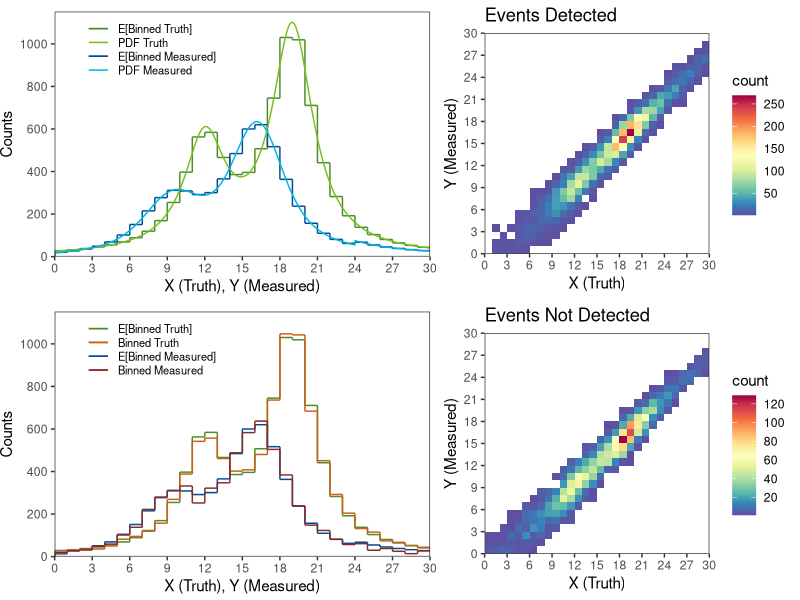

This figure's R source: (Note: this script raises an error after producing the figure.)
## ---- chunk 1
library(tidyverse)
library(gridExtra)
library(knitr)
library(RColorBrewer)
library(gtools)
## ---- chunk 2
# Assume 100000 events
nsim <- 10000

# Two possible types of processes with different means but equal variances
loc1 <- 12
loc2 <- 19
sc <- 2

# Event 1 is 1/3 as likely to occur as event 2
p <- 1/3

x1 <- rcauchy(nsim, location = loc1, scale = sc)
x2 <- rcauchy(nsim, location = loc2, scale = sc)
z <- rbernoulli(nsim, p)
x <- z*x1 + (1-z)*x2
# Efficiency
xdetected <- rbinom(length(x),1,(1-exp(-abs(x)/80))^(1/4)) == 1

# Add Smearing
#ermu <- -3
ermu <- -2*(log(abs(x)+1))^(1/3)
#ersd <- 1
ersd <- 2*exp(-abs(x)/30)
y <- x + rnorm(nsim, mean = ermu, sd = ersd)
#y <- y[y>0 & y<30]


# Binned representation
xymin <- 0
xymax <- 30
xyaxisstep <- 3

sims <- tibble("Truth" = x,
               "Measured" = y,
               "Detected" = xdetected)

step_hist_notfolded <- hist(x[which(x > xymin & x < xymax)], 
                            breaks = seq(xymin,xymax,1), plot = F)
step_hist_folded <- hist(y[which(y > xymin & y < xymax & xdetected == TRUE)], 
                         breaks = seq(xymin,xymax,1), plot = F)

fmax <- 1.075*max(c(step_hist_folded$density,step_hist_notfolded$density))
fmax_count <- 1.1*max(c(step_hist_folded$count,step_hist_notfolded$count))

step_hist <- 
  tibble(binLow = c(step_hist_folded$breaks[-length(step_hist_folded$breaks)],
                    step_hist_notfolded$breaks[-length(step_hist_notfolded$breaks)]),
         binHigh = c(step_hist_folded$breaks[-1],step_hist_notfolded$breaks[-1]),
         CountsL = c(c(0,step_hist_folded$counts[-length(step_hist_folded$counts)]),
                     c(0,step_hist_notfolded$counts[-length(step_hist_notfolded$counts)])),
         Counts = c(step_hist_folded$counts,step_hist_notfolded$counts),
         DensityL = c(c(0,step_hist_folded$density[-length(step_hist_folded$density)]),
                      c(0,step_hist_notfolded$density[-length(step_hist_notfolded$density)])),
         Density = c(step_hist_folded$density,step_hist_notfolded$density),
         Treatment = c(rep("folded", length(step_hist_folded$density)),
                       rep("not folded", length(step_hist_notfolded$density))))


# Continuous representation
X <- seq(xymin,xymax,0.01)
nx <- length(X)

fx = (1/3)*dcauchy(X, location=loc1, scale=sc) + 
     (2/3)*dcauchy(X, location=loc2, scale=sc)

fx_data <- tibble(X = X, Density = fx)
# fy_data content calculated in fyEstimate.nb
fy_data <- read.csv("fyEstimate.csv")

#xbins <- nsim*apply(matrix(fx_data$Density[-nx],
#                           ncol=100,byrow=T)[,-1],
#                    MARGIN = 1, FUN = mean)
#ybins <- nsim*apply(matrix(fy_data$Density[-length(fy_data$Density)],
#                           ncol=10,byrow=T)[,-1],
#                    MARGIN = 1, FUN = mean)

exp_hist <- read.csv("histExpected.csv")
exp_hist[,3:4] <- nsim*exp_hist[,3:4]
  #tibble(binLow = c(seq(xymin,xymax,1)[-xymax],seq(xymin,xymax,1)[-xymax]),
   #      binHigh = c(seq(xymin,xymax,1)[-1],seq(xymin,xymax,1)[-1]),
    #     CountsL = c(c(0,xbins[-xymax]),c(0,ybins[-xymax])),
     #    Counts = c(xbins,ybins),
      #   Treatment = c(rep("not folded",xymax),rep("folded",xymax)))
## ---- chunk 3
# Plotting
comp1 <- ggplot(data = step_hist) + 
  theme_bw() +
  geom_segment(data = filter(exp_hist, Treatment == "not folded"),
               mapping = aes(x = binLow,
                             y = Counts,
                          xend = binHigh,
                          yend = Counts,
                         color = "E[Binned Truth]")) +
  geom_segment(data = filter(exp_hist, Treatment == "not folded"),
               mapping = aes(x = binLow,
                             y = CountsL,
                          xend = binLow,
                          yend = Counts,
                         color = "E[Binned Truth]")) +
  geom_segment(data = filter(exp_hist, Treatment == "folded"),
               mapping = aes(x = binLow,
                             y = Counts,
                          xend = binHigh,
                          yend = Counts,
                         color = "E[Binned Measured]")) +
  geom_segment(data = filter(exp_hist, Treatment == "folded"),
               mapping = aes(x = binLow,
                             y = CountsL,
                          xend = binLow,
                          yend = Counts,
                         color = "E[Binned Measured]")) +
  geom_line(data = fx_data,
            mapping = aes(x = X, 
                          y = nsim*Density,
                      color = "PDF Truth")) +
  geom_line(data = fy_data,
            mapping = aes(x = Y, 
                          y = nsim*Density,
                      color = "PDF Measured")) +
  scale_x_continuous(breaks = seq(xymin,xymax,xyaxisstep), 
                     limits = c(xymin,xymax), 
                     expand = c(0,0)) +
  scale_y_continuous("Counts",
                     limits = c(0,fmax_count), expand = c(0,0),
                     breaks = seq(0,ceiling(fmax_count),
                                  floor(fmax_count/1000)*200)) +
  labs(x = "X (Truth), Y (Measured)", y = "", title = element_blank()) +
  scale_color_manual(name = NA,
                     breaks = c("E[Binned Truth]",
                                "PDF Truth",
                                "E[Binned Measured]",
                                "PDF Measured"),
                     values = c("E[Binned Truth]" = "#4C8C2B",
                                "PDF Truth" = "#78BE20",
                                "E[Binned Measured]" = "#004C97",
                                "PDF Measured" = "#00B5E2")) +
  theme(panel.grid.major = element_blank(), 
        panel.grid.minor = element_blank(), 
        plot.margin = margin(0, 0.16, 0.12, 0, "cm"),
        legend.text = element_text(size = 8),
        legend.title = element_blank(),
        legend.position = c(.45, 0.99),
        legend.justification = c("right", "top"),
        legend.box.just = "left",
        legend.key.height = unit(10,"points"))

comp2 <- ggplot(data = step_hist) + 
  theme_bw() +
  geom_segment(data = filter(exp_hist, Treatment == "not folded"),
               mapping = aes(x = binLow,
                             y = Counts,
                          xend = binHigh,
                          yend = Counts,
                         color = "E[Binned Truth]")) +
  geom_segment(data = filter(exp_hist, Treatment == "not folded"),
               mapping = aes(x = binLow,
                             y = CountsL,
                          xend = binLow,
                          yend = Counts,
                         color = "E[Binned Truth]")) +
  geom_segment(data = filter(exp_hist, Treatment == "folded"),
               mapping = aes(x = binLow,
                             y = Counts,
                          xend = binHigh,
                          yend = Counts,
                         color = "E[Binned Measured]")) +
  geom_segment(data = filter(exp_hist, Treatment == "folded"),
               mapping = aes(x = binLow,
                             y = CountsL,
                          xend = binLow,
                          yend = Counts,
                         color = "E[Binned Measured]")) +
  geom_segment(data = filter(step_hist, Treatment == "not folded"),
               mapping = aes(x = binLow,
                             y = Counts,
                          xend = binHigh,
                          yend = Counts,
                         color = "Binned Truth")) +
  geom_segment(data = filter(step_hist, Treatment == "not folded"),
               mapping = aes(x = binLow,
                             y = CountsL,
                          xend = binLow,
                          yend = Counts,
                         color = "Binned Truth")) +
  geom_segment(data = filter(step_hist, Treatment == "folded"),
               mapping = aes(x = binLow,
                             y = Counts,
                          xend = binHigh,
                          yend = Counts,
                         color = "Binned Measured")) +
  geom_segment(data = filter(step_hist, Treatment == "folded"),
               mapping = aes(x = binLow,
                             y = CountsL,
                          xend = binLow,
                          yend = Counts,
                         color = "Binned Measured")) +
  scale_x_continuous(breaks = seq(xymin,xymax,xyaxisstep), 
                     limits = c(xymin,xymax), 
                     expand = c(0,0)) +
  scale_y_continuous("Counts",
                     limits = c(0,fmax_count), expand = c(0,0),
                     breaks = seq(0,ceiling(fmax_count),
                                  floor(fmax_count/1000)*200)) +
  labs(x = "X (Truth), Y (Measured)", y = "", title = element_blank()) +
  scale_color_manual(name = NA,
                     breaks = c("E[Binned Truth]",
                                "Binned Truth",
                                "E[Binned Measured]",
                                "Binned Measured"),
                     values = c("E[Binned Truth]" = "#4C8C2B",
                                "Binned Truth" = "#CB6015",
                                "E[Binned Measured]" = "#004C97",
                                "Binned Measured" = "#8A2A2B")) +
  theme(panel.grid.major = element_blank(), 
        panel.grid.minor = element_blank(), 
        plot.margin = margin(0, 0.16, 0.12, 0, "cm"),
        legend.text = element_text(size = 8),
        legend.title = element_blank(),
        legend.position = c(.45, 0.99),
        legend.justification = c("right", "top"),
        legend.box.just = "left",
        legend.key.height = unit(10,"points"))

rf <- colorRampPalette(rev(brewer.pal(11,'Spectral')))
r <- rf(32)

migration1 <- ggplot(filter(sims, Truth <= 30 & Truth >= 0 &
                              Measured <= 30 & Measured >= 0 &
                              Detected == TRUE)) +
  scale_x_continuous(breaks = seq(xymin,xymax,xyaxisstep), 
                     limits = c(xymin,xymax), 
                     expand = c(0,0)) +
  scale_y_continuous(breaks = seq(xymin,xymax,xyaxisstep), 
                     limits = c(xymin,xymax), 
                     expand = c(0,0)) +
  theme_bw() + theme(panel.grid.major = element_blank(), 
                     panel.grid.minor = element_blank()) +
  scale_fill_gradientn(colours = r, 
                       breaks = seq(0,300,50)) +
  stat_bin2d(mapping = aes(x = Truth, 
                           y = Measured), 
             breaks = list(x = seq(0,30,1),
                           y = seq(0,30,1))) +
  labs(x = "X (Truth)", y = "Y (Measured)",
       title = "Events Detected")

migration2 <- ggplot(filter(sims, Truth <= 30 & Truth >= 0 &
                              Measured <= 30 & Measured >= 0 &
                              Detected == FALSE)) +
  scale_x_continuous(breaks = seq(xymin,xymax,xyaxisstep), 
                     limits = c(xymin,xymax), 
                     expand = c(0,0)) +
  scale_y_continuous(breaks = seq(xymin,xymax,xyaxisstep), 
                     limits = c(xymin,xymax), 
                     expand = c(0,0)) +
  theme_bw() + theme(panel.grid.major = element_blank(), 
                     panel.grid.minor = element_blank()) +
  scale_fill_gradientn(colours = r, 
                       breaks = seq(0,120,20)) +
  stat_bin2d(mapping = aes(x = Truth, 
                           y = Measured), 
             breaks = list(x = seq(0,30,1),
                           y = seq(0,30,1))) +
  labs(x = "X (Truth)", y = "Y (Measured)",
       title = "Events Not Detected")

grid.arrange(comp1, migration1, comp2, migration2, ncol = 2, widths = c(6,5))
## ---- chunk 4
# Number of "causes" and "effects"
nc <- ne <-  40

# Get migration counts from stored ggplot and create smearing matrix
smear_data <- ggplot_build(smear_m)$data[[1]]
smearing_matrix <- matrix(rep(0,nc*(ne+1)), ncol = nc)
for( i in 1:nrow(smear_data)){
  smearing_matrix[cbind(smear_data$xbin, (ne+2)-smear_data$ybin)[i,2],
                  cbind(smear_data$xbin, (ne+2)-smear_data$ybin)[i,1]] <- smear_data$value[i]
}
smearing_matrix_normcols <- smearing_matrix / 
  matrix(rep(apply(smearing_matrix, MARGIN = 2, sum),ne+1), nrow=ne+1, byrow = T)

# Get observed number of events per effect
xE1 <- smearing_matrix %*% rep(1,nc)

# Number of samples drawn from each posterior distribution
nsamp <- 10
Lamb1 <- theta1 <- invMig1 <- list(NA)
xC1 <- efficiency1 <- mu1 <- intmu1 <- matrix(rep(NA,nsamp*nc), ncol=nsamp)
for(i in 1:nsamp){
  # New smearing matrices sampled from Dirichlet posterior
  Lamb1[[i]] <- matrix(unlist(map(1:nc, ~ t(rdirichlet(1, exp(-abs(.-1:(ne+1)))+
                                                             smearing_matrix[,.])))), nrow=ne+1)
  # Efficiencies calculated for each 
  efficiency1[,i] <- apply(Lamb1[[i]][-(ne+1),], MARGIN = 2, sum)
  # Apply Bayes' theorem to get P(C|E)
  theta1[[i]] <- t(Lamb1[[i]][-(ne+1),]/(matrix(rep(apply(Lamb1[[i]][-(ne+1),],
                                                          MARGIN = 1, sum), nc), ncol=nc)))
  mu1[,i] <- map_dbl(xE1[-(ne+1)], ~ rgamma(1,1+.,1))
  intmu1[,i] <- round(mu1[,i])
  intmu1[,i][which(intmu1[,i]==0)] <- 1
  invMig1[[i]] <- matrix(unlist(map(1:ne, ~ rmultinom(n=1,size=intmu1[.,i], 
                                                     prob=theta1[[i]][,.]))),nrow=ne)
  xC1[,i] <- (apply(invMig1[[i]],MARGIN=1, sum)/
                efficiency1[,i])*(mu1[,i]/intmu1[,i])
}

step_hist$barlow <- rep(0,nc+ne)
step_hist$barhigh <- rep(0,nc+ne)

step <- filter(step_hist, Treatment == "truth")
step$Counts <- apply(xC1, MARGIN=1, mean)
step$CountsL[-1] <- apply(xC1, MARGIN=1, mean)[-nc]
step$Treatment <- "1 iteration"
step$Density <- apply(xC1, MARGIN=1, mean)/sum(apply(xC1, MARGIN=1, mean))
step$DensityL[-1] <- step$Density[-nc]
step$barlow <- apply(xC1, MARGIN=1, FUN=quantile, probs=0.025)
step$barhigh <- apply(xC1, MARGIN=1, FUN=quantile, probs=0.975)
step_hist_iter1 <- rbind(step_hist,step)

ymax_count <- 1.1*max(step_hist_iter1$Counts)

it1 <- ggplot(data = step_hist_iter1) + 
  theme_bw() +
  geom_rect(mapping = aes(xmin = binLow,
                          ymin = barlow,
                          xmax = binHigh,
                          ymax = barhigh,
                          fill = Treatment),
            alpha=0.2) +
  geom_segment(mapping = aes(x = binLow,
                             y = Counts,
                          xend = binHigh,
                          yend = Counts,
                          color = Treatment),
               alpha=0.7) +
  geom_segment(mapping = aes(x = binLow,
                             y = CountsL,
                          xend = binLow,
                          yend = Counts,
                          color = Treatment), 
               alpha=0.7) +
  scale_x_continuous(breaks = seq(-10,10,2), 
                     limits = c(-10,10), 
                     expand = c(0,0)) +
  scale_y_continuous("Counts", limits = c(0,ymax_count), expand = c(0,0),
                     breaks = seq(0,ceiling(ymax_count), ceiling(ymax_count/1000)*100)) +
  labs(x="X", y="", title="1 Iteration") +
  scale_color_manual(values=c("orange","red","blue")) +
  scale_fill_manual(values=c("orange","red","blue")) +
  theme(panel.grid.major = element_blank(), panel.grid.minor = element_blank())
## ---- chunk 5
# Get observed number of events per effect
xE2 <- xC1

# Number of samples drawn from posterior distribution
Lamb2 <- efficiency2 <- theta2 <- invMig2 <- list(NA)
xC2 <- efficiency2 <- mu2 <- intmu2 <- matrix(rep(NA,nsamp*nsamp*nc), ncol=nsamp*nsamp)
for(i in 1:nsamp){
  for(j in 1:nsamp){
    # New smearing matrices sampled from Dirichlet posterior
    Lamb2[[(i-1)*nsamp+j]] <- 
      matrix(unlist(map(1:nc, ~ t(rdirichlet(1,exp(-abs(.-1:(ne+1)))+smearing_matrix[,.]+c(invMig1[[i]][.,],0))))), 
             nrow=ne+1)
    # Efficiencies calculated for each 
    efficiency2[,(i-1)*nsamp+j] <- apply(Lamb2[[(i-1)*nsamp+j]][-(ne+1),],MARGIN=2, sum)
    # Apply Bayes' theorem to get P(C|E)
    theta2[[(i-1)*nsamp+j]] <- t((Lamb2[[(i-1)*nsamp+j]][-(ne+1),]*matrix(rep(xC1[,i], nc),byrow=T,ncol=nc))/
                                (matrix(rep(Lamb2[[(i-1)*nsamp+j]][-(ne+1),] %*% 
                                              xC1[,i], nc), ncol=nc)))
  
    mu2[,(i-1)*nsamp+j] <- map_dbl(1:ne, ~ rgamma(1,1+xE1[.]+xE2[.,j],2))
    intmu2[,(i-1)*nsamp+j] <- round(mu2[,(i-1)*nsamp+j])
    intmu2[,(i-1)*nsamp+j][which(intmu2[,(i-1)*nsamp+j]==0)] <- 1
    invMig2[[(i-1)*nsamp+j]] <- matrix(unlist(map(1:ne,~rmultinom(n=1,size=intmu2[.,(i-1)*nsamp+j], 
                                                                  prob=theta2[[(i-1)*nsamp+j]][,.]))),nrow=ne)
    xC2[,(i-1)*nsamp+j] <- (apply(invMig2[[(i-1)*nsamp+j]],MARGIN=1,sum)/efficiency2[,(i-1)*nsamp+j])*
      (mu2[,(i-1)*nsamp+j]/intmu2[,(i-1)*nsamp+j])
  }
}

step <- filter(step_hist, Treatment == "truth")
step$Counts <- apply(xC2, MARGIN=1, mean)
step$CountsL[-1] <- apply(xC2, MARGIN=1, mean)[-nc]
step$Treatment <- "2 iterations"
step$Density <- apply(xC2, MARGIN=1, mean)/sum(apply(xC2, MARGIN=1, mean))
step$DensityL[-1] <- step$Density[-nc]
step$barlow <- apply(xC2, MARGIN=1, FUN=quantile, probs=0.025)
step$barhigh <- apply(xC2, MARGIN=1, FUN=quantile, probs=0.975)
step_hist_iter2 <- rbind(step_hist,step)

ymax_count <- 1.1*max(step_hist_iter2$Counts,step_hist_iter2$barhigh)

it2 <- ggplot(data = step_hist_iter2) + 
  theme_bw() +
  geom_rect(mapping = aes(xmin = binLow,
                          ymin = barlow,
                          xmax = binHigh,
                          ymax = barhigh,
                          fill = Treatment),
            alpha=0.2) +
  geom_segment(mapping = aes(x = binLow,
                             y = Counts,
                          xend = binHigh,
                          yend = Counts,
                          color = Treatment),
               alpha=0.7) +
  geom_segment(mapping = aes(x = binLow,
                             y = CountsL,
                          xend = binLow,
                          yend = Counts,
                          color = Treatment), 
               alpha=0.7) +
  scale_x_continuous(breaks = seq(-10,10,2), 
                     limits = c(-10,10), 
                     expand = c(0,0)) +
  scale_y_continuous("Counts", limits = c(0,ymax_count), expand = c(0,0),
                     breaks = seq(0,ceiling(ymax_count), ceiling(ymax_count/1000)*100)) +
  labs(x="X", y="", title="2 Iterations") +
  scale_color_manual(values=c("orange","red","blue")) +
  scale_fill_manual(values=c("orange","red","blue")) +
  theme(panel.grid.major = element_blank(), panel.grid.minor = element_blank())
## ---- chunk 6
# Get observed number of events per effect
xE3 <- xC2

# Number of samples drawn from posterior distribution
Lamb3 <- efficiency3 <- theta3 <- invMig3 <- list(NA)
xC3 <- efficiency3 <- mu3 <- intmu3 <- matrix(rep(NA,nc*nsamp^3), ncol=nsamp^3)
for(i in 1:nsamp){
  for(j in 1:nsamp){
    for(k in 1:nsamp){
      # New smearing matrices sampled from Dirichlet posterior
      Lamb3[[(i-1)*nsamp^2+(j-1)*nsamp+k]] <- 
        matrix(unlist(map(1:nc, ~ t(rdirichlet(1,exp(-abs(.-1:(ne+1)))+smearing_matrix[,.]+
                                                 c(invMig1[[i]][.,],0)+c(invMig2[[(j-1)*nsamp+k]][.,],0))))), 
               nrow=ne+1)
      # Efficiencies calculated for each 
      efficiency3[,(i-1)*nsamp^2+(j-1)*nsamp+k] <- 
        apply(Lamb3[[(i-1)*nsamp^2+(j-1)*nsamp+k]][-(ne+1),],MARGIN=2, sum)
      # Apply Bayes' theorem to get P(C|E)
      theta3[[(i-1)*nsamp^2+(j-1)*nsamp+k]] <- 
        t((Lamb3[[(i-1)*nsamp^2+(j-1)*nsamp+k]][-(ne+1),]*
             matrix(rep(xC3[,(j-1)*nsamp+k], nc),byrow=T,ncol=nc))/
            (matrix(rep(Lamb3[[(i-1)*nsamp^2+(j-1)*nsamp+k]][-(ne+1),] %*% 
                          xC3[,(j-1)*nsamp+k], nc), ncol=nc)))
    
      mu3[,(i-1)*nsamp^2+(j-1)*nsamp+k] <- 
        map_dbl(1:ne, ~ rgamma(1,1+xE1[.]+xE2[.,k]+xE3[(j-1)*nsamp+k],3))
      intmu3[,(i-1)*nsamp^2+(j-1)*nsamp+k] <- 
        round(mu3[,(i-1)*nsamp^2+(j-1)*nsamp+k])
      intmu3[,(i-1)*nsamp^2+(j-1)*nsamp+k][which(intmu3[,(i-1)*nsamp^2+(j-1)*nsamp+k]==0)] <- 1
      invMig3[[(i-1)*nsamp^2+(j-1)*nsamp+k]] <- 
        matrix(unlist(map(1:ne,~rmultinom(n=1,size=intmu3[.,(i-1)*nsamp^2+(j-1)*nsamp+k], 
                                          prob=theta2[[(i-1)*nsamp+j]][,.]))),nrow=ne)
      xC3[,(i-1)*nsamp^2+(j-1)*nsamp+k] <- 
        (apply(invMig3[[(i-1)*nsamp^2+(j-1)*nsamp+k]],MARGIN=1,sum)/efficiency3[,(i-1)*nsamp^2+(j-1)*nsamp+k])*
        (mu3[,(i-1)*nsamp^2+(j-1)*nsamp+k]/intmu3[,(i-1)*nsamp^2+(j-1)*nsamp+k])
    }
  }
}

step <- filter(step_hist_iter1, Treatment == "truth")
step$Counts <- apply(xC3, MARGIN=1, mean)
step$CountsL[-1] <- apply(xC3, MARGIN=1, mean)[-nc]
step$Treatment <- "3 iterations"
step$Density <- apply(xC3, MARGIN=1, mean)/sum(apply(xC3, MARGIN=1, mean))
step$DensityL[-1] <- step$Density[-nc]
step$barlow <- apply(xC3, MARGIN=1, FUN=quantile, probs=0.025)
step$barhigh <- apply(xC3, MARGIN=1, FUN=quantile, probs=0.975)
step_hist_iter3 <- rbind(step_hist,step)

ymax_count <- 1.1*max(step_hist_iter3$Counts,step_hist_iter2$barhigh)

it3 <- ggplot(data = step_hist_iter3) + 
  theme_bw() +
  geom_rect(mapping = aes(xmin = binLow,
                          ymin = barlow,
                          xmax = binHigh,
                          ymax = barhigh,
                          fill = Treatment),
            alpha=0.2) +
  geom_segment(mapping = aes(x = binLow,
                             y = Counts,
                          xend = binHigh,
                          yend = Counts,
                          color = Treatment),
               alpha=0.7) +
  geom_segment(mapping = aes(x = binLow,
                             y = CountsL,
                          xend = binLow,
                          yend = Counts,
                          color = Treatment), 
               alpha=0.7) +
  scale_x_continuous(breaks = seq(-10,10,2), 
                     limits = c(-10,10), 
                     expand = c(0,0)) +
  scale_y_continuous("Counts", limits = c(0,ymax_count), expand = c(0,0),
                     breaks = seq(0,ceiling(ymax_count), ceiling(ymax_count/1000)*100)) +
  labs(x="X", y="", title="3 Iterations") +
  scale_color_manual(values=c("orange","red","blue")) +
  scale_fill_manual(values=c("orange","red","blue")) +
  theme(panel.grid.major = element_blank(), panel.grid.minor = element_blank())
